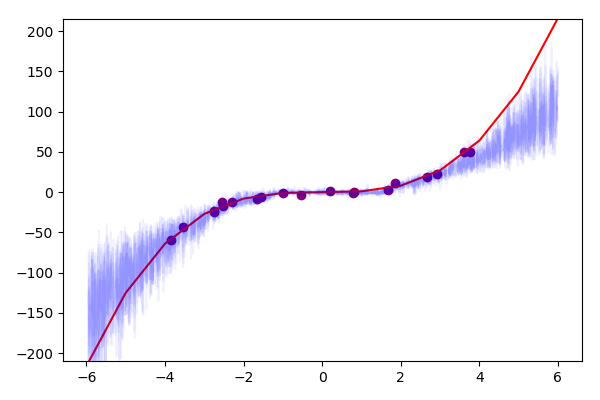

Recreate this plot in Python.
''' 
	This code is but a slight adaptation of Yumi's awesome code, from:
	https://fairyonice.github.io/Measure-the-uncertainty-in-deep-learning-models-using-dropout.html

	The paper of Yarin Gal and Zoubin Ghahramani explains why this works:
	"Dropout as a Bayesian Approximation: Representing Model Uncertainty in Deep Learning"
	https://arxiv.org/pdf/1506.02142.pdf
 '''

import numpy as np
np.random.seed(42)

from sklearn import preprocessing
from sklearn.model_selection import train_test_split
	
import matplotlib.pyplot as plt
import keras.backend as K
from keras.models import Model
from keras.layers import Input, Dense,Dropout
from keras import optimizers

class KerasDropoutPrediction(object):
    def __init__(self,model):
        self.f = K.function(
                [model.layers[0].input, 
                 K.learning_phase()],
                [model.layers[-1].output])
    def predict(self,x, n_iter=100):
        result = []
        for _ in range(n_iter):
            result.append(self.f([x , 1]))
        result = np.array(result).reshape(n_iter,len(x)).T
        return result


def read_external_dataset(path):
	dataset = np.loadtxt('datasets/rw/yacht_full.dat')
	dataset = preprocessing.scale(dataset)
	n_features = dataset.shape[1] - 1
	train, test = train_test_split(dataset, test_size=0.25, random_state=42)
	X_train = train[:, 0:n_features]
	y_train = train[:, n_features]

	X_test = test[:, 0:n_features]
	y_test = test[:, n_features]

	return X_train, y_train, X_test, y_test

def make_toy_dataset():
	n_train = 20
	n_test = 1000
	X_train = np.random.uniform( -4.0, 4.0, n_train )
	X_train = np.sort(X_train)
	y_train = np.power(X_train, 3.0) + np.random.normal(0.0, 3.0, len(X_train))
	X_test = np.random.uniform( -6.0, 6.0, n_test )
	X_test = np.sort( X_test )
	y_test = np.power( X_test, 3.0 )

	X_train = X_train.reshape((len(X_train),1))
	X_test = X_test.reshape((len(X_test),1))

	return X_train, y_train, X_test, y_test



X_train, y_train, X_test, y_test = make_toy_dataset()
n_features = X_train.shape[1]


def define_model(rate_dropout=0.5,
                 activation="relu",
                 dropout_all_hlayers=True):

    tinput = Input(shape=(n_features,), name="ts_input")
    Nhlayer = 4
    network = tinput
    for i in range(Nhlayer):
        network = Dense(500, activation=activation)(network)
        if dropout_all_hlayers or i == (Nhlayer - 1):
            network = Dropout(rate_dropout)(network)

    out = Dense(1, activation="linear")(network)

    model = Model(inputs=[tinput], outputs=out)
    model.compile(loss="mean_squared_error",
                  optimizer=optimizers.Adam(lr=0.01))
    return model

model1 = define_model(rate_dropout=0.33)

hist = model1.fit(X_train,
	y_train,
	batch_size=len(X_train),
	verbose=True,
	epochs=1000)


kdp = KerasDropoutPrediction(model1)
y_pred_do = kdp.predict(X_test, n_iter=10)

'''
# Yumi's plots
for key in hist.history.keys():
    plt.plot(hist.history[key],label=key)
plt.title("loss={:5.4f}".format(hist.history["loss"][-1]))
plt.legend()
plt.yscale('log')
plt.show()


y_pred_do_mean = y_pred_do.mean(axis=1)

y_pred = model1.predict(X_test) 

plt.figure(figsize=(5,5))
plt.scatter(y_pred_do_mean , y_pred, alpha=0.1)
plt.xlabel("The average of dropout predictions")
plt.ylabel("The prediction without dropout from Keras")
plt.show()


def vertical_line_trainin_range(ax):
    minx, maxx = np.min(X_train), np.max(X_train)
    ax.axvline(maxx,c="red",ls="--")
    ax.axvline(minx,c="red",ls="--",
               label="The range of the X_train")

def plot_y_pred_do(ax,y_pred_do, 
                   fontsize=20,
                   alpha=0.05,
                   title="The 100 y values predicted with dropout"):
    for iiter in range(y_pred_do.shape[1]):
        ax.plot(X_test,y_pred_do[:,iiter],label="y_pred (Dropout)",alpha=alpha)

    vertical_line_trainin_range(ax)
    ax.set_title(title,fontsize= fontsize)

    
       
fig = plt.figure(figsize=(10,5))
fig.subplots_adjust( hspace = 0.13 , wspace = 0.05)

ax = fig.add_subplot(1,2,1)
ax.plot(X_test,y_pred,  
        color="yellow",
        label = "y_pred (from Keras)")
ax.scatter(X_test,y_pred_do_mean, 
           s=50,alpha=0.05,
           color="magenta",
           label = "y_pred (Dropout average)")
ax.scatter(X_train, y_train, label = "y_train")

ax.set_xlabel("x")
vertical_line_trainin_range(ax)
ax.legend()

ax = fig.add_subplot(1,2,2)
plot_y_pred_do(ax,y_pred_do)
'''

fig = plt.figure(figsize=(6,4))
ax = fig.add_subplot(1,1,1)
ax.scatter(np.squeeze(X_train), y_train, color='purple')
ax.plot(np.arange(-6.0,7.0), np.power(np.arange(-6.0,7.0),3.0), color='red')
	
for iiter in range(y_pred_do.shape[1]):
        ax.plot(X_test,y_pred_do[:,iiter],label="y_pred (Dropout)",alpha=0.05, color='blue')

plt.ylim(top=np.max(y_test))  
plt.ylim(bottom=np.min(y_test))

fig.tight_layout()

plt.show()
